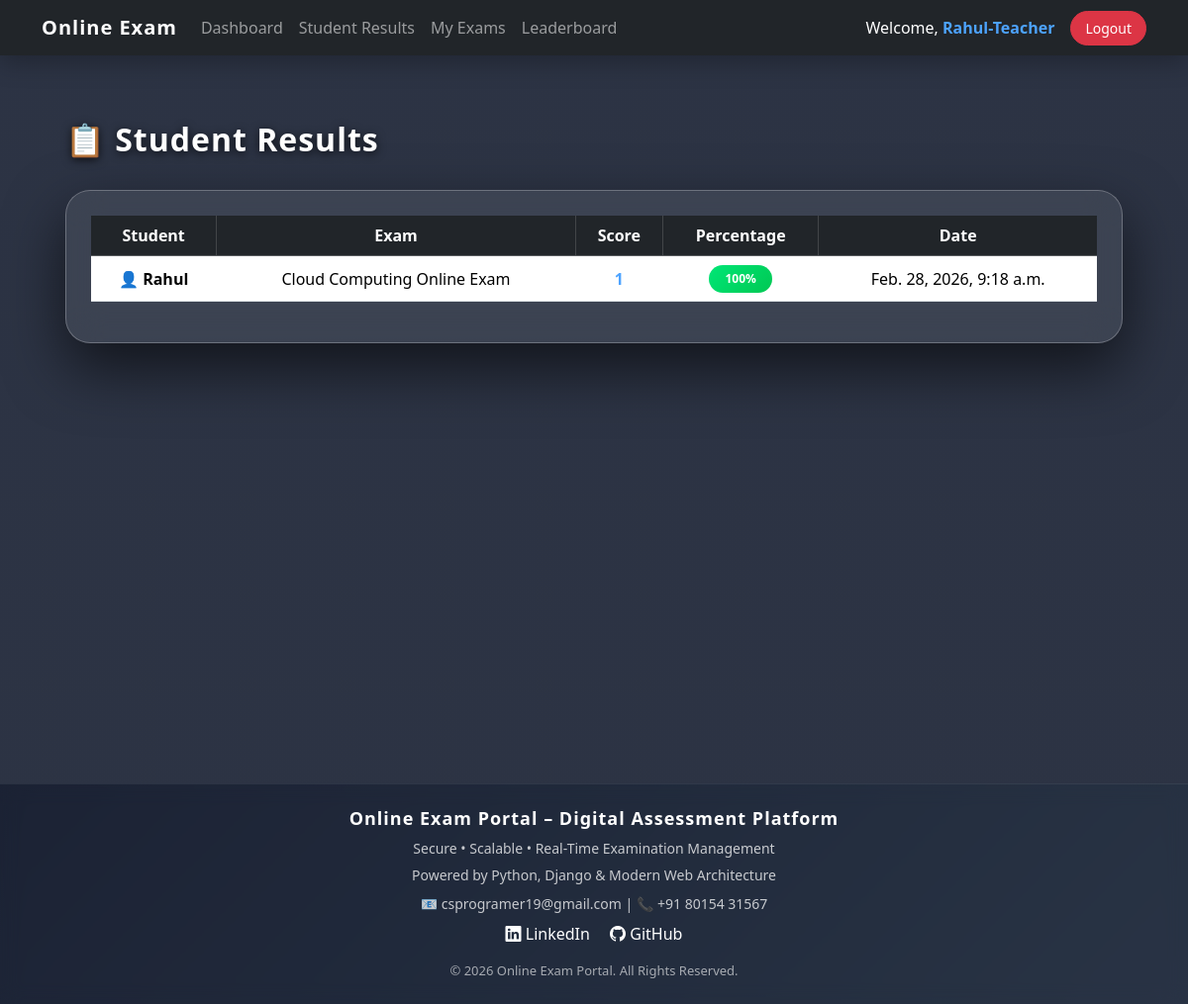
Page /teacher-results/ (signed in) on the earlier database version.
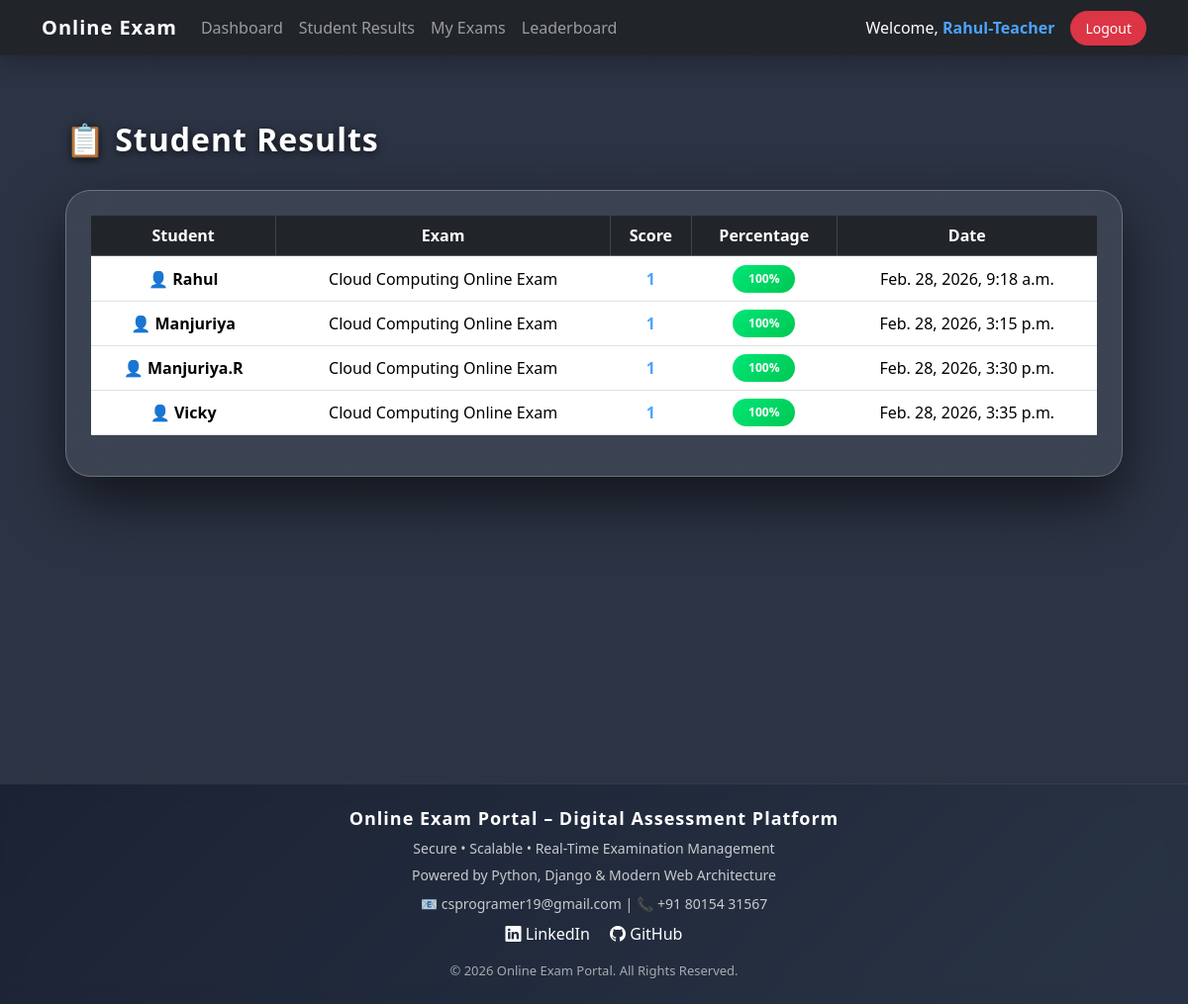
Same page on the later database version.
### exam/models.py (models this page shows, shortened)
class CustomUser(AbstractUser):
    ROLE_CHOICES = (
        ('admin', 'Admin'),
        ('teacher', 'Teacher'),
        ('student', 'Student'),
    )
    role = models.CharField(max_length=10, choices=ROLE_CHOICES)

class Result(models.Model):
    student = models.ForeignKey(
        settings.AUTH_USER_MODEL,
        on_delete=models.CASCADE,
        limit_choices_to={'role': 'student'}
    )
    exam = models.ForeignKey(Exam, on_delete=models.CASCADE)
    score = models.IntegerField()
    percentage = models.FloatField()
    date = models.DateTimeField(auto_now_add=True)

class Exam(models.Model):
    subject = models.ForeignKey(Subject, on_delete=models.CASCADE)
    title = models.CharField(max_length=200)
    duration = models.IntegerField(help_text="Duration in minutes")
    total_marks = models.IntegerField()
    created_by = models.ForeignKey(
        settings.AUTH_USER_MODEL,
        on_delete=models.CASCADE,
        limit_choices_to={'role': 'teacher'}
    )
    is_published = models.BooleanField(default=False)

### exam/views.py (the view)
# urls.py: path('teacher-results/', views.view_results, name='teacher_results'),
@login_required   # View results-teacher
def view_results(request):
    if request.user.role != 'teacher':
        return HttpResponseForbidden("Not Allowed")
    results = Result.objects.filter(
        exam__created_by=request.user
    )
    return render(request, 'teacher_results.html', {
        'results': results
    })

### templates/teacher_results.html (shortened to what this page needs)
{% extends 'base.html' %}
{% block content %}
<div class="container teacher-results-wrapper">
    <div class="d-flex justify-content-between align-items-center mb-4">
        <h2 class="fw-bold">📋 Student Results</h2>
    </div>
    <div class=" teacher-results-card">
        <div class="table-responsive">
            <table class="table table-hover text-center align-middle">
                <thead class="table-dark">
                    <tr>
                        <th>Student</th>
                        <th>Exam</th>
                        <th>Score</th>
                        <th>Percentage</th>
                        <th>Date</th>
                    </tr>
                </thead>
                <tbody>
                {% for result in results %}
                <tr>
                    <td class="fw-semibold">
                        👤 {{ result.student.username }}
                    </td>
                    <td>
                        {{ result.exam.title }}
                    </td>
                    <td class="fw-bold text-primary">
                        {{ result.score }}
                    </td>
                    <td>
                        {% if result.percentage >= 50 %}
                            <span class="badge pass-badge text-white px-3 py-2">
                                {{ result.percentage|floatformat:0 }}%
                            </span>
                        {% else %}
                            <span class="badge fail-badge text-white px-3 py-2">
                                {{ result.percentage|floatformat:0 }}%
                            </span>
                        {% endif %}
                    </td>
                    <td class="text-muted">
                        {{ result.date }}
                    </td>
                </tr>
                {% empty %}
                <tr>
                    <td colspan="5" class="text-muted py-4">
                        🚫 No student results available.
                    </td>
                </tr>
                {% endfor %}
                </tbody>
            </table>
        </div>
    </div>
</div>
{% endblock %}

### templates/base.html (shortened to what this page needs)
<!DOCTYPE html>
<html>
<head>
    <link href="https://cdn.jsdelivr.net/npm/bootstrap@5.3.2/dist/css/bootstrap.min.css" rel="stylesheet">
    <link href="https://cdn.jsdelivr.net/npm/bootstrap-icons@1.11.3/font/bootstrap-icons.css" rel="stylesheet">
</head>
<body class="d-flex flex-column min-vh-100">
<nav class="navbar navbar-expand-lg navbar-dark fixed-top">
    <div class="container">
        <a class="navbar-brand" href="{% url 'home' %}">
            Online Exam
        </a>
        <div class="collapse navbar-collapse" id="navbarNav">
            <ul class="navbar-nav me-auto">
                {% if user.is_authenticated %}
                    {% if user.role == 'teacher' %}
                        <li class="nav-item">
                            <a class="nav-link" href="{% url 'teacher_dashboard' %}">Dashboard</a>
                        </li>
                        <li class="nav-item">
                            <a class="nav-link" href="{% url 'teacher_results' %}">Student Results</a>
                        </li>
                        <li class="nav-item">
                            <a class="nav-link" href="{% url 'my_exams' %}">My Exams</a>
                        </li>
                        <li class="nav-item">
                            <a class="nav-link" href="{% url 'leaderboard' %}">Leaderboard</a>
                        </li>
                    {% endif %}
                {% endif %}
            </ul>
            <ul class="navbar-nav ms-auto align-items-lg-center">
                {% if user.is_authenticated %}
                    <li class="nav-item text-center text-lg-start">
                        <span class="text-white d-block d-lg-inline me-lg-3 mb-2 mb-lg-0">
                            Welcome, <strong>{{ user.username }}</strong>
                        </span>
                    </li>
                    <li class="nav-item">
                        <a class="btn btn-danger btn-sm" href="{% url 'logout' %}">
                            Logout
                        </a>
                    </li>
                {% endif %}
            </ul>
        </div>
    </div>
</nav>
<main class="container flex-fill mt-5 pt-4 px-3 px-md-4">
    {% block content %}
    {% endblock %}
</main>
<footer class="text-center py-4 mt-auto">
    <div class="container">
        <h5>Online Exam Portal – Digital Assessment Platform</h5>
        <p>Secure • Scalable • Real-Time Examination Management</p>
        <p>Powered by Python, Django & Modern Web Architecture</p>
        <p class="mt-2">
            📧 csprogramer19@gmail.com |
            📞 +91  80154 31567
        </p>
        <div class="mt-2">
            <a href="#" class="me-3"><i class="bi bi-linkedin"></i> LinkedIn</a>
            <a href="#"><i class="bi bi-github"></i> GitHub</a>
        </div>
        <small class="d-block mt-3">
            © 2026 Online Exam Portal. All Rights Reserved.
        </small>
    </div>
</footer>
</body>
</html>

### templates/base.html (style rules this page uses)
body { font-family: 'Segoe UI', Tahoma, Geneva, Verdana, sans-serif; background: #f8f9fa; animation: fadeIn 0.5s ease-in; }
.navbar { backdrop-filter: blur(10px); background: rgba(33, 37, 41, 0.95) !important; box-shadow: 0 8px 25px rgba(0,0,0,0.25); }
.navbar-brand { font-size: 20px; font-weight: 700; letter-spacing: 1px; }
.navbar-nav .nav-link { position: relative; font-weight: 500; padding: 8px 14px; transition: 0.3s ease; }
.navbar-nav .nav-link::after { content: ""; position: absolute; left: 10px; bottom: 4px; width: 0%; height: 2px; background: #4da3ff; transition: 0.3s ease; }
.navbar span strong { color: #4da3ff; }
.btn-sm { border-radius: 20px; padding: 6px 14px; transition: 0.3s ease; }
main { animation: fadeIn 0.4s ease-in-out; }
footer { background: linear-gradient(135deg, #0f172a, #1e293b); color: white; position: relative; overflow: hidden; border-top: 1px solid rgba(255,255,255,0.1); }
footer::before { content: ""; position: absolute; inset: 0; background: rgba(255,255,255,0.05); backdrop-filter: blur(10px); }
footer .container { position: relative; z-index: 2; }
footer h5 { font-weight: 700; letter-spacing: 1px; font-size: 18px; }
footer p { font-size: 14px; color: rgba(255,255,255,0.75); margin-bottom: 6px; }
footer a { text-decoration: none; color: white; transition: 0.3s ease; }
footer small { font-size: 13px; color: rgba(255,255,255,0.6); }

### templates/teacher_results.html (style rules this page uses)
body { background: linear-gradient(rgba(15,23,42,0.88), rgba(15,23,42,0.88)), url('https://images.unsplash.com/photo-1492724441997-5dc865305da7'); background-size: cover; background-position: center; background-attachment: fixed; }
.teacher-results-wrapper { min-height: 90vh; padding-top: 50px; }
.teacher-results-card { width: 100%; background: rgba(255, 255, 255, 0.08); backdrop-filter: blur(18px); -webkit-backdrop-filter: blur(18px); border-radius: 25px; border: 1px solid rgba(255,255,255,0.25); box-shadow: 0 25px 60px rgba(0,0,0,0.6); color: white; padding: 25px; }
h2 { color: #ffffff !important; font-weight: 700; letter-spacing: 1px; text-shadow: 0 2px 10px rgba(0,0,0,0.7); }
.table-responsive { width: 100%; overflow-x: auto; }
.table { width: 100%; min-width: 700px; color: white; }
.table thead { background: rgba(0,0,0,0.65); }
.table thead th { border-bottom: 2px solid rgba(255,255,255,0.25); color: #ffffff; }
.table th, .table td { border-right: 1px solid rgba(255,255,255,0.15); white-space: nowrap; }
.table th:last-child, .table td:last-child { border-right: none; }
.table tbody tr { transition: all 0.3s ease; }
.text-primary { color: #4da3ff !important; }
.text-muted { color: #000000 !important; opacity: 1 !important; font-weight: normal !important; }
.pass-badge { background: linear-gradient(135deg,#00e676,#00c853); border-radius: 20px; font-weight: 600; padding: 6px 12px; }

Differences in the rows shown:
added Result: student.username "Manjuriya", exam "Cloud Computing Online Exam", score "1", percentage "100", date "Feb. 28, 2026, 3:15 p.m."
added Result: student.username "Manjuriya.R", exam "Cloud Computing Online Exam", score "1", percentage "100", date "Feb. 28, 2026, 3:30 p.m."
added Result: student.username "Vicky", exam "Cloud Computing Online Exam", score "1", percentage "100", date "Feb. 28, 2026, 3:35 p.m."
